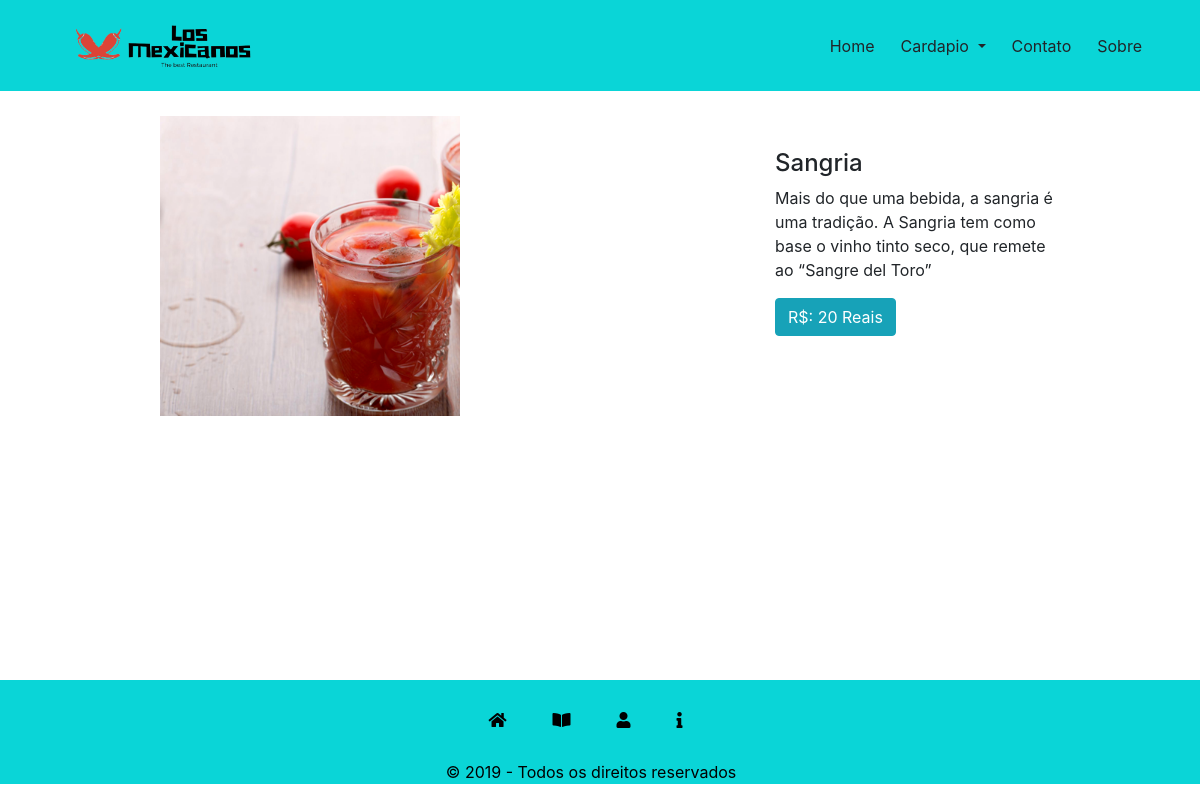
The app's page /produtos.php?id=7 with its own data.
### tables this page shows
CREATE TABLE `produtos` (
  `categoria_id` int(11) NOT NULL,
  `id` int(11) NOT NULL,
  `nome_produto` varchar(220) NOT NULL,
  `valor` varchar(220) NOT NULL,
  `imagem` varchar(220) NOT NULL,
  `descricao` text NOT NULL,
  `created` date NOT NULL
);

### produtos.php (the view, shortened to what this page needs)
<html lang="pr-br">
			<head>
			</head>
<?php
  include "body/head.php";
?>
<?php
        $id = $_GET['id'];
        $result_usuarios = "SELECT * FROM produtos WHERE id = $id";;
        $resultado_usuarios = $conn->prepare($result_usuarios);
        $resultado_usuarios->execute();
	?>
	<?php while ($row_usuarios = $resultado_usuarios->fetch(PDO::FETCH_ASSOC)) { ?>
            <div class="corpo" style="display:flex;">
	            <div class="container">
	                <div>
	                    <div class="card_img">
	                        <img src="imagens/produtos/<?php echo ($row_usuarios['imagem']);?>" class="small_img">
	                        </div>
	                </div>
	            </div>
	            <div class="col-sm-4">
	                <h4 style="padding-top: 20%;"><?php echo ($row_usuarios['nome_produto']);?></h4>
	                <p><?php echo ($row_usuarios['descricao']);?></p>
	                <button type="button" class="btn btn-info">R$: <?php echo ($row_usuarios['valor']);?> Reais</button>
	                </div>
	            </div>
	<?php } ?>
<footer class="fixed-bottom">
          <div class="direito">
            <div class="btn-group" role="group">
              <a href="index.php"><button type="button" class="btn btn btn-link" style="margin-right: 20px;"><i class="fas fa-home"></i></button></a>
              <a href="categoria.php"><button type="button" class="btn btn btn-link" style="margin-right: 20px;"><i class="fas fa-book-open"></i></button></a>
              <a href="contato.php"><button type="button" class="btn btn btn-link" style="margin-right: 20px;"><i class="fas fa-user"></i></button></a>
              <a href="sobre.php"><button type="button" class="btn btn btn-link" style="margin-right: 20px;"><i class="fas fa-info"></i></button></a>
            </div>
            <p class="direito">© 2019 - Todos os direitos reservados</p>
          </div>
        </footer>
	</body>
</html>

### estilo.css (style rules this page uses)
.btn-link { font-weight: 400; color: #000000 !important; text-decoration: none; }
.card_img { width: 300px; height: 300px; overflow: hidden; margin: 25px; }
.small_img { height: 100%; cursor: pointer; transition: all linear 0.4s; }
.direito { text-align: center; background-color:#0ad5d7; padding-top: 25px; padding-right: 9px; color: #000000; text-decoration: none; }
.corpo { width: 960px; margin: auto; }

### records on screen
produtos: imagem (picture), nome_produto "Sangria", descricao "Mais do que uma bebida, a sangria é uma tradição. A Sangria tem como base o vinho tinto seco, que remete ao “Sangre del Toro”", valor "20"
